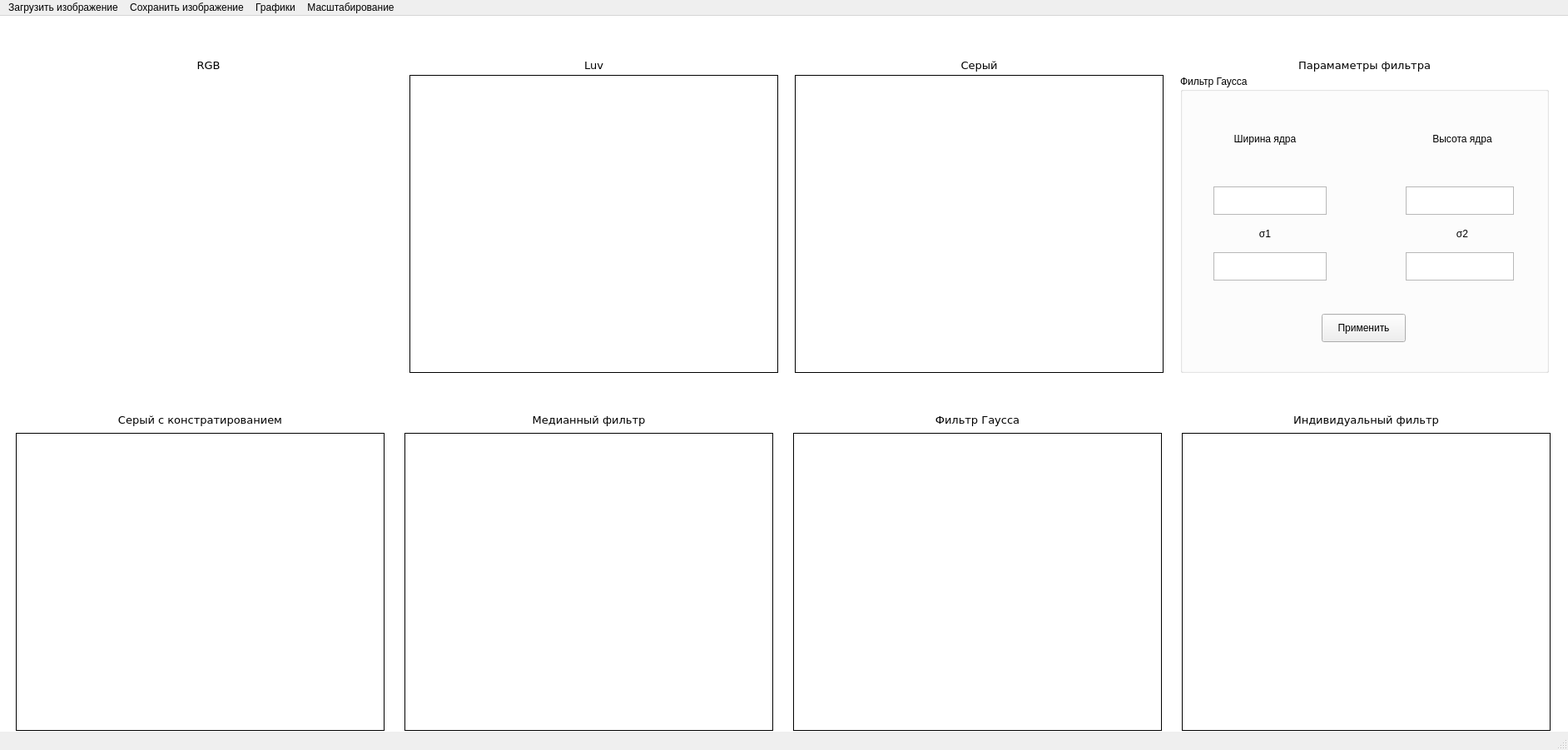
<?xml version="1.0" encoding="UTF-8"?>
<ui version="4.0">
 <class>MainWindow</class>
 <widget class="QMainWindow" name="MainWindow">
  <property name="geometry">
   <rect>
    <x>0</x>
    <y>0</y>
    <width>1884</width>
    <height>901</height>
   </rect>
  </property>
  <property name="sizePolicy">
   <sizepolicy hsizetype="Fixed" vsizetype="Fixed">
    <horstretch>0</horstretch>
    <verstretch>0</verstretch>
   </sizepolicy>
  </property>
  <property name="windowTitle">
   <string>Применение фильров</string>
  </property>
  <property name="windowIcon">
   <iconset resource="../.idea/Новый текстовый документ.qrc">
    <normaloff>:/newPrefix/ZNNBQRDG_RA.jpg</normaloff>:/newPrefix/ZNNBQRDG_RA.jpg</iconset>
  </property>
  <property name="autoFillBackground">
   <bool>true</bool>
  </property>
  <property name="styleSheet">
   <string notr="true">@{background: rgb(255,255,255)};</string>
  </property>
  <property name="iconSize">
   <size>
    <width>50</width>
    <height>50</height>
   </size>
  </property>
  <widget class="QWidget" name="centralwidget">
   <property name="sizePolicy">
    <sizepolicy hsizetype="Fixed" vsizetype="Fixed">
     <horstretch>0</horstretch>
     <verstretch>0</verstretch>
    </sizepolicy>
   </property>
   <property name="autoFillBackground">
    <bool>false</bool>
   </property>
   <property name="styleSheet">
    <string notr="true">QWidget#centralwidget{
background-color:rgb(255,255,255);
}</string>
   </property>
   <layout class="QVBoxLayout" name="verticalLayout">
    <property name="spacing">
     <number>3</number>
    </property>
    <property name="leftMargin">
     <number>2</number>
    </property>
    <property name="topMargin">
     <number>1</number>
    </property>
    <property name="rightMargin">
     <number>2</number>
    </property>
    <property name="bottomMargin">
     <number>1</number>
    </property>
    <item>
     <layout class="QGridLayout" name="gridLayout" rowstretch="0,0" columnstretch="0,0,0,0">
      <property name="leftMargin">
       <number>10</number>
      </property>
      <item row="0" column="0">
       <widget class="QLabel" name="label_5">
        <property name="sizePolicy">
         <sizepolicy hsizetype="Preferred" vsizetype="Preferred">
          <horstretch>0</horstretch>
          <verstretch>0</verstretch>
         </sizepolicy>
        </property>
        <property name="font">
         <font>
          <family>Verdana</family>
          <pointsize>10</pointsize>
         </font>
        </property>
        <property name="frameShape">
         <enum>QFrame::NoFrame</enum>
        </property>
        <property name="text">
         <string>RGB</string>
        </property>
        <property name="alignment">
         <set>Qt::AlignBottom|Qt::AlignHCenter</set>
        </property>
       </widget>
      </item>
      <item row="0" column="1">
       <widget class="QLabel" name="label_6">
        <property name="sizePolicy">
         <sizepolicy hsizetype="Preferred" vsizetype="Preferred">
          <horstretch>0</horstretch>
          <verstretch>0</verstretch>
         </sizepolicy>
        </property>
        <property name="font">
         <font>
          <family>Verdana</family>
          <pointsize>10</pointsize>
         </font>
        </property>
        <property name="frameShape">
         <enum>QFrame::NoFrame</enum>
        </property>
        <property name="text">
         <string>Luv</string>
        </property>
        <property name="alignment">
         <set>Qt::AlignBottom|Qt::AlignHCenter</set>
        </property>
       </widget>
      </item>
      <item row="1" column="3">
       <widget class="QGroupBox" name="groupBox">
        <property name="sizePolicy">
         <sizepolicy hsizetype="Fixed" vsizetype="Fixed">
          <horstretch>0</horstretch>
          <verstretch>0</verstretch>
         </sizepolicy>
        </property>
        <property name="minimumSize">
         <size>
          <width>443</width>
          <height>358</height>
         </size>
        </property>
        <property name="maximumSize">
         <size>
          <width>443</width>
          <height>358</height>
         </size>
        </property>
        <property name="contextMenuPolicy">
         <enum>Qt::ActionsContextMenu</enum>
        </property>
        <property name="styleSheet">
         <string notr="true"/>
        </property>
        <property name="title">
         <string>Фильтр Гаусса</string>
        </property>
        <widget class="QWidget" name="layoutWidget">
         <property name="geometry">
          <rect>
           <x>20</x>
           <y>60</y>
           <width>391</width>
           <height>261</height>
          </rect>
         </property>
         <layout class="QGridLayout" name="gridLayout_3" rowstretch="1,1,1,1,1,1,1" columnstretch="3,0,0,2,0,3">
          <property name="leftMargin">
           <number>20</number>
          </property>
          <property name="rightMargin">
           <number>10</number>
          </property>
          <item row="3" column="5">
           <widget class="QLabel" name="label_17">
            <property name="sizePolicy">
             <sizepolicy hsizetype="Ignored" vsizetype="Ignored">
              <horstretch>0</horstretch>
              <verstretch>0</verstretch>
             </sizepolicy>
            </property>
            <property name="text">
             <string>σ2</string>
            </property>
            <property name="alignment">
             <set>Qt::AlignCenter</set>
            </property>
           </widget>
          </item>
          <item row="0" column="0">
           <widget class="QLabel" name="label_4">
            <property name="sizePolicy">
             <sizepolicy hsizetype="Ignored" vsizetype="Ignored">
              <horstretch>0</horstretch>
              <verstretch>0</verstretch>
             </sizepolicy>
            </property>
            <property name="text">
             <string>Ширина ядра</string>
            </property>
            <property name="alignment">
             <set>Qt::AlignCenter</set>
            </property>
           </widget>
          </item>
          <item row="3" column="0">
           <widget class="QLabel" name="label_16">
            <property name="sizePolicy">
             <sizepolicy hsizetype="Ignored" vsizetype="Ignored">
              <horstretch>0</horstretch>
              <verstretch>0</verstretch>
             </sizepolicy>
            </property>
            <property name="text">
             <string>σ1</string>
            </property>
            <property name="alignment">
             <set>Qt::AlignCenter</set>
            </property>
           </widget>
          </item>
          <item row="0" column="5">
           <widget class="QLabel" name="label_11">
            <property name="sizePolicy">
             <sizepolicy hsizetype="Ignored" vsizetype="Ignored">
              <horstretch>0</horstretch>
              <verstretch>0</verstretch>
             </sizepolicy>
            </property>
            <property name="text">
             <string>Высота ядра</string>
            </property>
            <property name="alignment">
             <set>Qt::AlignCenter</set>
            </property>
           </widget>
          </item>
          <item row="4" column="0" colspan="3">
           <widget class="QPlainTextEdit" name="plainTextEdit_5">
            <property name="sizePolicy">
             <sizepolicy hsizetype="Ignored" vsizetype="Ignored">
              <horstretch>0</horstretch>
              <verstretch>0</verstretch>
             </sizepolicy>
            </property>
            <property name="font">
             <font>
              <pointsize>10</pointsize>
             </font>
            </property>
           </widget>
          </item>
          <item row="4" column="4" colspan="2">
           <widget class="QPlainTextEdit" name="plainTextEdit_6">
            <property name="sizePolicy">
             <sizepolicy hsizetype="Ignored" vsizetype="Ignored">
              <horstretch>0</horstretch>
              <verstretch>0</verstretch>
             </sizepolicy>
            </property>
            <property name="font">
             <font>
              <pointsize>10</pointsize>
             </font>
            </property>
           </widget>
          </item>
          <item row="2" column="4" colspan="2">
           <widget class="QPlainTextEdit" name="plainTextEdit_4">
            <property name="sizePolicy">
             <sizepolicy hsizetype="Ignored" vsizetype="Ignored">
              <horstretch>0</horstretch>
              <verstretch>0</verstretch>
             </sizepolicy>
            </property>
            <property name="font">
             <font>
              <pointsize>10</pointsize>
             </font>
            </property>
           </widget>
          </item>
          <item row="2" column="0" colspan="3">
           <widget class="QPlainTextEdit" name="plainTextEdit_3">
            <property name="sizePolicy">
             <sizepolicy hsizetype="Ignored" vsizetype="Ignored">
              <horstretch>0</horstretch>
              <verstretch>0</verstretch>
             </sizepolicy>
            </property>
            <property name="font">
             <font>
              <pointsize>10</pointsize>
             </font>
            </property>
           </widget>
          </item>
          <item row="6" column="1" colspan="4">
           <widget class="QPushButton" name="pushButton">
            <property name="sizePolicy">
             <sizepolicy hsizetype="Ignored" vsizetype="Ignored">
              <horstretch>0</horstretch>
              <verstretch>0</verstretch>
             </sizepolicy>
            </property>
            <property name="text">
             <string>Применить</string>
            </property>
           </widget>
          </item>
         </layout>
        </widget>
       </widget>
      </item>
      <item row="0" column="2">
       <widget class="QLabel" name="label_3">
        <property name="sizePolicy">
         <sizepolicy hsizetype="Preferred" vsizetype="Preferred">
          <horstretch>0</horstretch>
          <verstretch>0</verstretch>
         </sizepolicy>
        </property>
        <property name="font">
         <font>
          <family>Verdana</family>
          <pointsize>10</pointsize>
         </font>
        </property>
        <property name="frameShape">
         <enum>QFrame::NoFrame</enum>
        </property>
        <property name="text">
         <string>Серый</string>
        </property>
        <property name="alignment">
         <set>Qt::AlignBottom|Qt::AlignHCenter</set>
        </property>
       </widget>
      </item>
      <item row="1" column="1">
       <widget class="QLabel" name="Luv_2">
        <property name="sizePolicy">
         <sizepolicy hsizetype="Fixed" vsizetype="Fixed">
          <horstretch>0</horstretch>
          <verstretch>0</verstretch>
         </sizepolicy>
        </property>
        <property name="minimumSize">
         <size>
          <width>443</width>
          <height>358</height>
         </size>
        </property>
        <property name="maximumSize">
         <size>
          <width>443</width>
          <height>358</height>
         </size>
        </property>
        <property name="frameShape">
         <enum>QFrame::Box</enum>
        </property>
        <property name="text">
         <string/>
        </property>
        <property name="pixmap">
         <pixmap resource="../.idea/Новый текстовый документ.qrc">:/newPrefix/ZNNBQRDG_RA.jpg</pixmap>
        </property>
        <property name="scaledContents">
         <bool>true</bool>
        </property>
        <property name="wordWrap">
         <bool>false</bool>
        </property>
       </widget>
      </item>
      <item row="0" column="3">
       <widget class="QLabel" name="label_18">
        <property name="font">
         <font>
          <family>Verdana</family>
          <pointsize>10</pointsize>
         </font>
        </property>
        <property name="autoFillBackground">
         <bool>false</bool>
        </property>
        <property name="frameShape">
         <enum>QFrame::NoFrame</enum>
        </property>
        <property name="text">
         <string>Парамаметры фильтра</string>
        </property>
        <property name="alignment">
         <set>Qt::AlignBottom|Qt::AlignHCenter</set>
        </property>
       </widget>
      </item>
      <item row="1" column="2">
       <widget class="QLabel" name="Grey_2">
        <property name="sizePolicy">
         <sizepolicy hsizetype="Fixed" vsizetype="Fixed">
          <horstretch>0</horstretch>
          <verstretch>0</verstretch>
         </sizepolicy>
        </property>
        <property name="minimumSize">
         <size>
          <width>443</width>
          <height>358</height>
         </size>
        </property>
        <property name="maximumSize">
         <size>
          <width>443</width>
          <height>358</height>
         </size>
        </property>
        <property name="frameShape">
         <enum>QFrame::Box</enum>
        </property>
        <property name="text">
         <string/>
        </property>
        <property name="pixmap">
         <pixmap resource="../.idea/Новый текстовый документ.qrc">:/newPrefix/ZNNBQRDG_RA.jpg</pixmap>
        </property>
        <property name="scaledContents">
         <bool>true</bool>
        </property>
        <property name="wordWrap">
         <bool>false</bool>
        </property>
       </widget>
      </item>
      <item row="1" column="0">
       <widget class="QLabel" name="RGB_2">
        <property name="sizePolicy">
         <sizepolicy hsizetype="Fixed" vsizetype="Fixed">
          <horstretch>0</horstretch>
          <verstretch>0</verstretch>
         </sizepolicy>
        </property>
        <property name="minimumSize">
         <size>
          <width>443</width>
          <height>358</height>
         </size>
        </property>
        <property name="maximumSize">
         <size>
          <width>443</width>
          <height>358</height>
         </size>
        </property>
        <property name="text">
         <string/>
        </property>
        <property name="pixmap">
         <pixmap resource="../.idea/Новый текстовый документ.qrc">:/newPrefix/ZNNBQRDG_RA.jpg</pixmap>
        </property>
        <property name="scaledContents">
         <bool>true</bool>
        </property>
        <property name="wordWrap">
         <bool>true</bool>
        </property>
        <property name="openExternalLinks">
         <bool>true</bool>
        </property>
       </widget>
      </item>
     </layout>
    </item>
    <item>
     <layout class="QGridLayout" name="gridLayout_2" rowstretch="0,0">
      <property name="leftMargin">
       <number>0</number>
      </property>
      <property name="topMargin">
       <number>0</number>
      </property>
      <property name="rightMargin">
       <number>0</number>
      </property>
      <property name="spacing">
       <number>7</number>
      </property>
      <item row="1" column="3">
       <widget class="QLabel" name="IndividualFilter_2">
        <property name="sizePolicy">
         <sizepolicy hsizetype="Fixed" vsizetype="Fixed">
          <horstretch>0</horstretch>
          <verstretch>0</verstretch>
         </sizepolicy>
        </property>
        <property name="minimumSize">
         <size>
          <width>443</width>
          <height>358</height>
         </size>
        </property>
        <property name="maximumSize">
         <size>
          <width>443</width>
          <height>358</height>
         </size>
        </property>
        <property name="frameShape">
         <enum>QFrame::Box</enum>
        </property>
        <property name="text">
         <string/>
        </property>
        <property name="pixmap">
         <pixmap resource="../.idea/Новый текстовый документ.qrc">:/newPrefix/ZNNBQRDG_RA.jpg</pixmap>
        </property>
        <property name="scaledContents">
         <bool>true</bool>
        </property>
        <property name="wordWrap">
         <bool>false</bool>
        </property>
       </widget>
      </item>
      <item row="1" column="0">
       <widget class="QLabel" name="ContrastGrey_2">
        <property name="sizePolicy">
         <sizepolicy hsizetype="Fixed" vsizetype="Fixed">
          <horstretch>0</horstretch>
          <verstretch>0</verstretch>
         </sizepolicy>
        </property>
        <property name="minimumSize">
         <size>
          <width>443</width>
          <height>358</height>
         </size>
        </property>
        <property name="maximumSize">
         <size>
          <width>443</width>
          <height>358</height>
         </size>
        </property>
        <property name="frameShape">
         <enum>QFrame::Box</enum>
        </property>
        <property name="text">
         <string/>
        </property>
        <property name="pixmap">
         <pixmap resource="../.idea/Новый текстовый документ.qrc">:/newPrefix/ZNNBQRDG_RA.jpg</pixmap>
        </property>
        <property name="scaledContents">
         <bool>true</bool>
        </property>
       </widget>
      </item>
      <item row="0" column="3">
       <widget class="QLabel" name="label_15">
        <property name="font">
         <font>
          <family>Verdana</family>
          <pointsize>10</pointsize>
         </font>
        </property>
        <property name="frameShape">
         <enum>QFrame::NoFrame</enum>
        </property>
        <property name="text">
         <string>Индивидуальный фильтр</string>
        </property>
        <property name="alignment">
         <set>Qt::AlignBottom|Qt::AlignHCenter</set>
        </property>
       </widget>
      </item>
      <item row="0" column="2">
       <widget class="QLabel" name="label_14">
        <property name="font">
         <font>
          <family>Verdana</family>
          <pointsize>10</pointsize>
         </font>
        </property>
        <property name="frameShape">
         <enum>QFrame::NoFrame</enum>
        </property>
        <property name="text">
         <string>Фильтр Гаусса</string>
        </property>
        <property name="alignment">
         <set>Qt::AlignBottom|Qt::AlignHCenter</set>
        </property>
       </widget>
      </item>
      <item row="1" column="2">
       <widget class="QLabel" name="GauseFilter_2">
        <property name="sizePolicy">
         <sizepolicy hsizetype="Fixed" vsizetype="Fixed">
          <horstretch>0</horstretch>
          <verstretch>0</verstretch>
         </sizepolicy>
        </property>
        <property name="minimumSize">
         <size>
          <width>443</width>
          <height>358</height>
         </size>
        </property>
        <property name="maximumSize">
         <size>
          <width>443</width>
          <height>358</height>
         </size>
        </property>
        <property name="frameShape">
         <enum>QFrame::Box</enum>
        </property>
        <property name="text">
         <string/>
        </property>
        <property name="pixmap">
         <pixmap resource="../.idea/Новый текстовый документ.qrc">:/newPrefix/ZNNBQRDG_RA.jpg</pixmap>
        </property>
        <property name="scaledContents">
         <bool>true</bool>
        </property>
        <property name="wordWrap">
         <bool>false</bool>
        </property>
       </widget>
      </item>
      <item row="1" column="1">
       <widget class="QLabel" name="MedianFilter_2">
        <property name="sizePolicy">
         <sizepolicy hsizetype="Fixed" vsizetype="Fixed">
          <horstretch>0</horstretch>
          <verstretch>0</verstretch>
         </sizepolicy>
        </property>
        <property name="minimumSize">
         <size>
          <width>443</width>
          <height>358</height>
         </size>
        </property>
        <property name="maximumSize">
         <size>
          <width>443</width>
          <height>358</height>
         </size>
        </property>
        <property name="frameShape">
         <enum>QFrame::Box</enum>
        </property>
        <property name="text">
         <string/>
        </property>
        <property name="pixmap">
         <pixmap resource="../.idea/Новый текстовый документ.qrc">:/newPrefix/ZNNBQRDG_RA.jpg</pixmap>
        </property>
        <property name="scaledContents">
         <bool>true</bool>
        </property>
        <property name="wordWrap">
         <bool>false</bool>
        </property>
       </widget>
      </item>
      <item row="0" column="1">
       <widget class="QLabel" name="label_13">
        <property name="font">
         <font>
          <family>Verdana</family>
          <pointsize>10</pointsize>
         </font>
        </property>
        <property name="frameShape">
         <enum>QFrame::NoFrame</enum>
        </property>
        <property name="text">
         <string>Медианный фильтр</string>
        </property>
        <property name="alignment">
         <set>Qt::AlignBottom|Qt::AlignHCenter</set>
        </property>
       </widget>
      </item>
      <item row="0" column="0">
       <widget class="QLabel" name="label_12">
        <property name="font">
         <font>
          <family>Verdana</family>
          <pointsize>10</pointsize>
         </font>
        </property>
        <property name="frameShape">
         <enum>QFrame::NoFrame</enum>
        </property>
        <property name="text">
         <string>Серый с констратированием</string>
        </property>
        <property name="alignment">
         <set>Qt::AlignBottom|Qt::AlignHCenter</set>
        </property>
       </widget>
      </item>
     </layout>
    </item>
   </layout>
  </widget>
  <widget class="QMenuBar" name="menubar">
   <property name="geometry">
    <rect>
     <x>0</x>
     <y>0</y>
     <width>1884</width>
     <height>26</height>
    </rect>
   </property>
   <widget class="QMenu" name="download">
    <property name="title">
     <string>Загрузить изображение</string>
    </property>
    <addaction name="down_2"/>
   </widget>
   <widget class="QMenu" name="save">
    <property name="title">
     <string>Сохранить изображение</string>
    </property>
    <addaction name="RGB"/>
    <addaction name="Luv"/>
    <addaction name="Grey"/>
    <addaction name="ContrastGrey"/>
    <addaction name="MedianFilter"/>
    <addaction name="GauseFilter"/>
    <addaction name="IndividualFilter"/>
   </widget>
   <widget class="QMenu" name="menu">
    <property name="title">
     <string>Графики</string>
    </property>
    <addaction name="greyHistrogram"/>
    <addaction name="greyContrastHist"/>
    <addaction name="R_Hist"/>
    <addaction name="G_Hist"/>
    <addaction name="B_Hist"/>
    <addaction name="L_Hist"/>
    <addaction name="u_Hist"/>
    <addaction name="v_Hist"/>
   </widget>
   <widget class="QMenu" name="menu_2">
    <property name="title">
     <string>Масштабирование</string>
    </property>
    <addaction name="scaleM"/>
   </widget>
   <addaction name="download"/>
   <addaction name="save"/>
   <addaction name="menu"/>
   <addaction name="menu_2"/>
  </widget>
  <widget class="QStatusBar" name="statusBar"/>
  <action name="RGB">
   <property name="text">
    <string>RGB</string>
   </property>
  </action>
  <action name="down">
   <property name="text">
    <string>Загрузить</string>
   </property>
  </action>
  <action name="down_2">
   <property name="text">
    <string>Загрузить</string>
   </property>
  </action>
  <action name="Luv">
   <property name="text">
    <string>Luv</string>
   </property>
  </action>
  <action name="Grey">
   <property name="text">
    <string>Grey</string>
   </property>
  </action>
  <action name="ContrastGrey">
   <property name="text">
    <string>Constrast Grey</string>
   </property>
  </action>
  <action name="MedianFilter">
   <property name="text">
    <string>Median Filtr</string>
   </property>
  </action>
  <action name="GauseFilter">
   <property name="text">
    <string>Gausse Filtr</string>
   </property>
  </action>
  <action name="IndividualFilter">
   <property name="text">
    <string>Individual Filtr</string>
   </property>
  </action>
  <action name="greyHistrogram">
   <property name="text">
    <string>Гистограмма по серому цвету</string>
   </property>
  </action>
  <action name="greyContrastHist">
   <property name="text">
    <string>Гистограмма по серому цвету(контраст)</string>
   </property>
  </action>
  <action name="R_Hist">
   <property name="text">
    <string>Гистограмма(Канал R)</string>
   </property>
  </action>
  <action name="G_Hist">
   <property name="text">
    <string>Гистограмма(Канал G)</string>
   </property>
  </action>
  <action name="B_Hist">
   <property name="text">
    <string>Гистограмма(Канал B)</string>
   </property>
  </action>
  <action name="scaleM">
   <property name="text">
    <string>Масштабирование</string>
   </property>
  </action>
  <action name="L_Hist">
   <property name="text">
    <string>Гистограмма(Канал L)</string>
   </property>
  </action>
  <action name="u_Hist">
   <property name="text">
    <string>Гистограмма(Канал u)</string>
   </property>
  </action>
  <action name="v_Hist">
   <property name="text">
    <string>Гистограмма(Канал v)</string>
   </property>
  </action>
 </widget>
 <resources>
  <include location="../.idea/Icon.qrc"/>
  <include location="../.idea/Новый текстовый документ.qrc"/>
 </resources>
 <connections/>
</ui>
